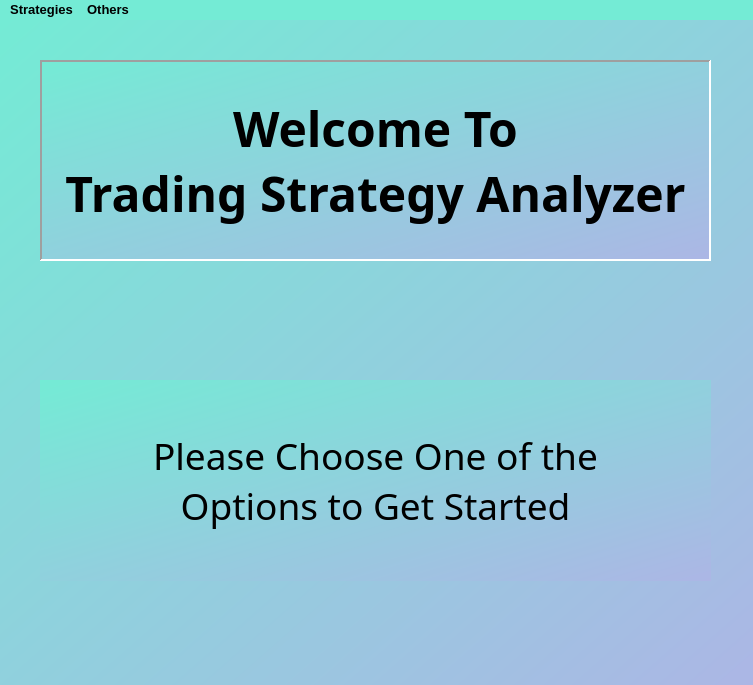
<?xml version="1.0" encoding="UTF-8"?>
<ui version="4.0">
 <class>mainWindow</class>
 <widget class="QMainWindow" name="mainWindow">
  <property name="geometry">
   <rect>
    <x>0</x>
    <y>0</y>
    <width>753</width>
    <height>685</height>
   </rect>
  </property>
  <property name="font">
   <font>
    <family>HP Simplified Hans</family>
    <pointsize>9</pointsize>
   </font>
  </property>
  <property name="mouseTracking">
   <bool>true</bool>
  </property>
  <property name="tabletTracking">
   <bool>false</bool>
  </property>
  <property name="focusPolicy">
   <enum>Qt::NoFocus</enum>
  </property>
  <property name="windowTitle">
   <string>Trading Strategy Analyzer</string>
  </property>
  <property name="windowIcon">
   <iconset>
    <normaloff>stockicon.png</normaloff>stockicon.png</iconset>
  </property>
  <property name="styleSheet">
   <string notr="true">background-color: qlineargradient(spread:pad, x1:0, y1:0, x2:1, y2:1, stop:0 rgba(116, 235, 213, 255), stop:1 rgba(172, 182, 229, 255));</string>
  </property>
  <property name="tabShape">
   <enum>QTabWidget::Rounded</enum>
  </property>
  <widget class="QWidget" name="centralwidget">
   <widget class="QLabel" name="label">
    <property name="geometry">
     <rect>
      <x>40</x>
      <y>40</y>
      <width>671</width>
      <height>201</height>
     </rect>
    </property>
    <property name="font">
     <font>
      <family>Agency FB</family>
      <pointsize>36</pointsize>
      <weight>75</weight>
      <bold>true</bold>
     </font>
    </property>
    <property name="autoFillBackground">
     <bool>false</bool>
    </property>
    <property name="frameShape">
     <enum>QFrame::Panel</enum>
    </property>
    <property name="frameShadow">
     <enum>QFrame::Sunken</enum>
    </property>
    <property name="lineWidth">
     <number>2</number>
    </property>
    <property name="text">
     <string>Welcome To 
Trading Strategy Analyzer</string>
    </property>
    <property name="textFormat">
     <enum>Qt::AutoText</enum>
    </property>
    <property name="scaledContents">
     <bool>false</bool>
    </property>
    <property name="alignment">
     <set>Qt::AlignCenter</set>
    </property>
   </widget>
   <widget class="QLabel" name="label_2">
    <property name="geometry">
     <rect>
      <x>40</x>
      <y>360</y>
      <width>671</width>
      <height>201</height>
     </rect>
    </property>
    <property name="font">
     <font>
      <family>Agency FB</family>
      <pointsize>28</pointsize>
      <weight>50</weight>
      <bold>false</bold>
     </font>
    </property>
    <property name="autoFillBackground">
     <bool>false</bool>
    </property>
    <property name="frameShape">
     <enum>QFrame::NoFrame</enum>
    </property>
    <property name="frameShadow">
     <enum>QFrame::Plain</enum>
    </property>
    <property name="lineWidth">
     <number>2</number>
    </property>
    <property name="text">
     <string>Please Choose One of the 
Options to Get Started</string>
    </property>
    <property name="textFormat">
     <enum>Qt::AutoText</enum>
    </property>
    <property name="scaledContents">
     <bool>false</bool>
    </property>
    <property name="alignment">
     <set>Qt::AlignCenter</set>
    </property>
   </widget>
  </widget>
  <widget class="QMenuBar" name="menubar">
   <property name="geometry">
    <rect>
     <x>0</x>
     <y>0</y>
     <width>753</width>
     <height>25</height>
    </rect>
   </property>
   <property name="font">
    <font>
     <family>Arial</family>
     <pointsize>10</pointsize>
     <weight>75</weight>
     <bold>true</bold>
    </font>
   </property>
   <property name="styleSheet">
    <string notr="true">background-color: rgb(116, 235, 213);</string>
   </property>
   <widget class="QMenu" name="menuStock">
    <property name="styleSheet">
     <string notr="true">background-color: rgb(172, 182, 229);</string>
    </property>
    <property name="title">
     <string>Strategies</string>
    </property>
    <addaction name="actionTrend_Following"/>
    <addaction name="actionScalping"/>
    <addaction name="actionRSI_Indexing"/>
   </widget>
   <widget class="QMenu" name="menuScalping">
    <property name="styleSheet">
     <string notr="true">background-color: rgb(172, 182, 229);</string>
    </property>
    <property name="title">
     <string>Others</string>
    </property>
    <addaction name="actionHome"/>
    <addaction name="actionGeneral_Recommendation"/>
   </widget>
   <addaction name="menuStock"/>
   <addaction name="menuScalping"/>
  </widget>
  <action name="actionTrend_Following">
   <property name="text">
    <string>Trend Following</string>
   </property>
  </action>
  <action name="actionScalping">
   <property name="text">
    <string>Scalping</string>
   </property>
  </action>
  <action name="actionRSI_Indexing">
   <property name="text">
    <string>RSI Indexing</string>
   </property>
  </action>
  <action name="actionHome">
   <property name="text">
    <string>Home</string>
   </property>
  </action>
  <action name="actionGeneral_Recommendation">
   <property name="text">
    <string>General Recommendation</string>
   </property>
  </action>
 </widget>
 <resources/>
 <connections/>
</ui>
